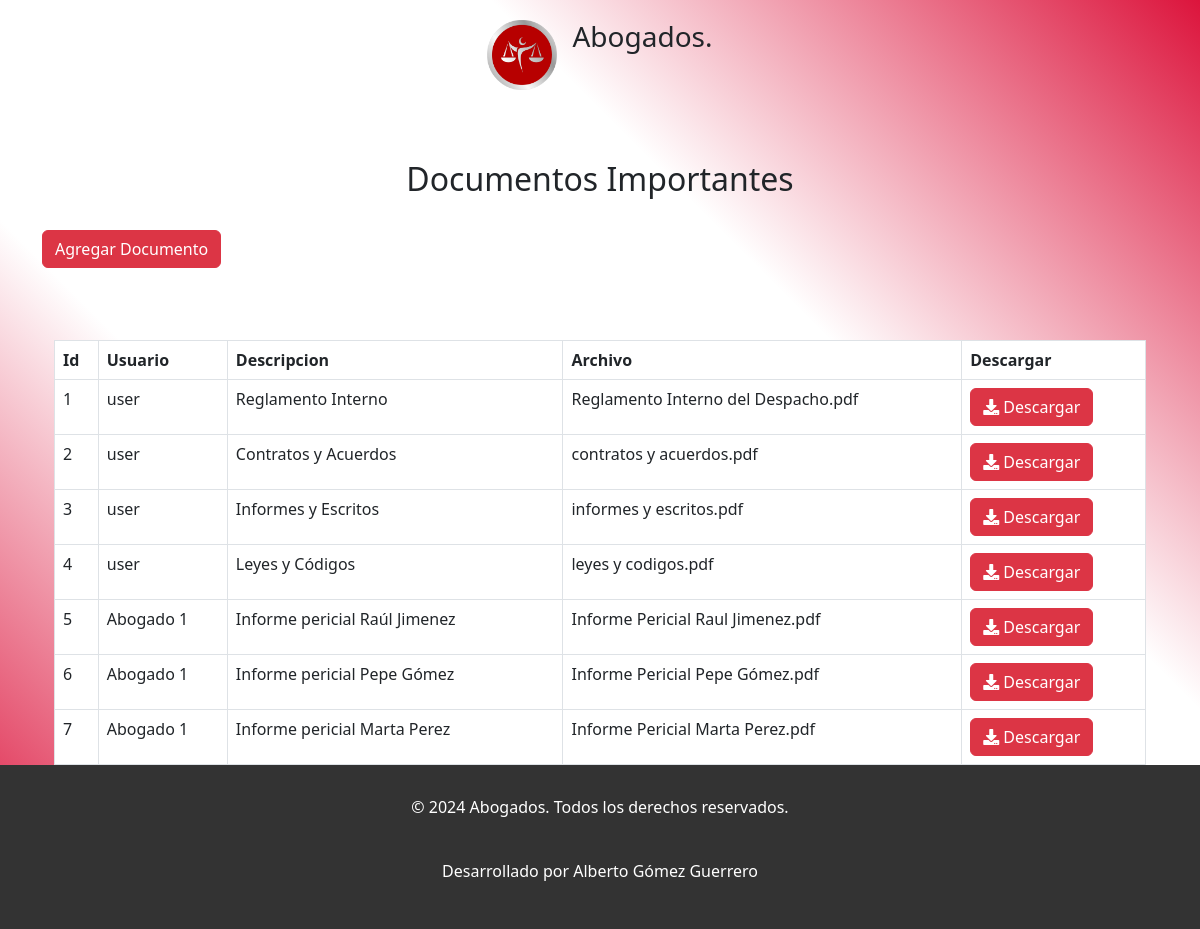
/documents.php (signed in), run on the app's committed database.
### tables this page shows
CREATE TABLE `documento` (
  `id_documento` int(255) NOT NULL,
  `nombre` varchar(255) NOT NULL,
  `descripcion` text NOT NULL,
  `archivo` varchar(255) NOT NULL,
  `user_type` varchar(255) DEFAULT NULL
);

### documents.php (the view, shortened to what this page needs)
<!DOCTYPE html>
<html lang="en">
<head>
    <link rel="stylesheet" href="https://use.fontawesome.com/releases/v5.8.1/css/all.css">
    <link href="https://cdn.jsdelivr.net/npm/bootstrap@5.3.0-alpha2/dist/css/bootstrap.min.css" rel="stylesheet">
</head>
<nav>
<?php
    include 'views/nav2.php';
?>
</nav>
<body>
    <br>
    <div class="container">
        <div class="col-sm-12">
            <h2 style="text-align: center;">Documentos Importantes</h2>
            <br>
            <div>
                <button type="button" class="btn btn-danger" data-toggle="modal" data-target="#agregar"> Agregar Documento</button>
            </div>
            <br>
            <br>
            <br>
            <div class="container">
                <table class="table table-bordered" id="dataTable" width="100%" cellspacing="0">
                    <thead>
                        <tr>
                            <th>Id</th>
                            <th>Usuario</th>
                            <th>Descripcion</th>
                            <th>Archivo</th>
                            <th>Descargar</th>
                        </tr>
                    </thead>
                    <tbody>
                       <?php
                        include "docdb.php";
                        $user_type = $_SESSION['user_type'];
                        if ($user_type == 'admin') {
                            $consulta = mysqli_query($conn, "SELECT * FROM documento");
                        } else {
                            $consulta = mysqli_query($conn, "SELECT * FROM documento WHERE user_type = '$user_type'");
                        }
                       while ($fila = mysqli_fetch_assoc($consulta)):
                       ?>
                            <tr>
                            <td><?php echo $fila['id_documento'] ;?></td>
                            <td><?php echo $fila['nombre'] ;?></td>
                            <td><?php echo $fila['descripcion'] ;?></td>
                            <td><?php echo $fila['archivo'] ;?></td>
                                <td>
                                    <a href="download.php?id= <?php echo $fila['id_documento'] ;?>" class="btn btn-danger">
                                  <i class="fas fa-download"></i> Descargar</a>
                                </td>
                                <?php endwhile ;?>
                            </tr>
                    </tbody>
                </table>
                <?php
                    if ($user_type == 'admin') {
                        echo '<a href="admin_page.php" class="btn">Volver</a>';
                    } else {
                        echo '<a href="user_page.php" class="btn">Volver</a>';
                    }
                ?>
            </div>
        </div>
</body>
<footer>
<?php
    include 'components/footer.php';
?>
</footer>
</html>

### views/nav2.php (shortened to what this page needs)
<nav class="nav2">
    <img src="src/logo.png" alt="logo">
    <h3>Abogados.</h3>
</nav>

### components/footer.php (shortened to what this page needs)
<head>
</head>
<footer class="site-footer">
        <p>© 2024 Abogados. Todos los derechos reservados.</p>
        <br>
        <p>Desarrollado por Alberto Gómez Guerrero</a></p>
</footer>

### documents.php (style rules this page uses)
h2 { margin-top:5%; }
body { background:linear-gradient(45deg, crimson, #fff, #fff, crimson); }
footer { position: fixed; bottom: 0; left:0; width: 100%; background-color: #333; color: #fff; text-align: center; padding: 10px 0; }
nav { height:60px; margin-top:20px; }
a { text-decoration: none; }

### views/nav2.php (style rules this page uses)
.nav2 { display:flex; flex-direction:row; margin-bottom: 10px; width:100%; justify-content: center; }
nav img { width:70px; height:70px; margin-right: 15px; }

### components/footer.php (style rules this page uses)
.site-footer { margin-top:5%%; background-color: #333; color: #fff; text-align: center; padding: 20px 0; position: relative; bottom: 0; width: 100%; }

### data on the page
documento: id_documento "1", nombre "user", descripcion "Reglamento Interno", archivo "Reglamento Interno del Despacho.pdf"
documento: id_documento "2", nombre "user", descripcion "Contratos y Acuerdos", archivo "contratos y acuerdos.pdf"
documento: id_documento "3", nombre "user", descripcion "Informes y Escritos", archivo "informes y escritos.pdf"
documento: id_documento "4", nombre "user", descripcion "Leyes y Códigos", archivo "leyes y codigos.pdf"
documento: id_documento "5", nombre "Abogado 1", descripcion "Informe pericial Raúl Jimenez", archivo "Informe Pericial Raul Jimenez.pdf"
documento: id_documento "6", nombre "Abogado 1", descripcion "Informe pericial Pepe Gómez", archivo "Informe Pericial Pepe Gómez.pdf"
documento: id_documento "7", nombre "Abogado 1", descripcion "Informe pericial Marta Perez", archivo "Informe Pericial Marta Perez.pdf"
